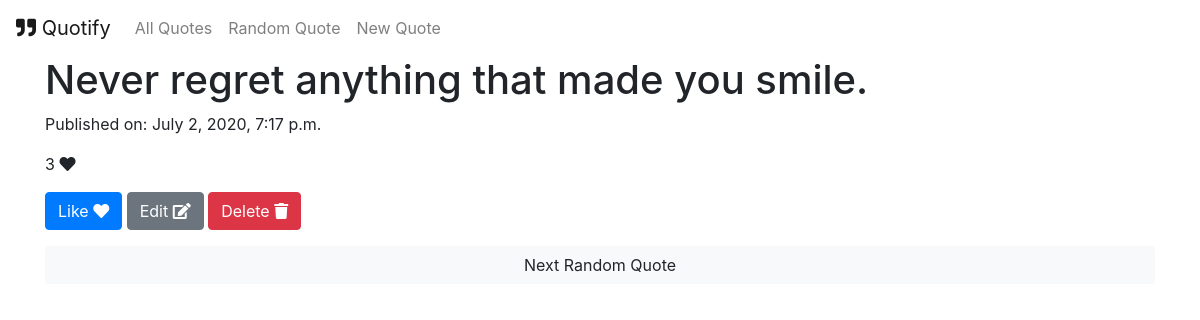
The page /13/ on the database its author committed.
### quotes/models.py (models this page shows, shortened)
class Quote(models.Model):
    quote_text = models.CharField(max_length=1000)
    pub_date = models.DateTimeField('date published', auto_now=True)
    likes = models.IntegerField(default=0)

### quotes/views.py (the view)
# urls.py: path('<int:pk>/', views.DetailView.as_view(), name='detail'),
class DetailView(generic.DetailView):
    model = Quote
    template_name = 'quotes/detail.html'

### quotes/templates/quotes/detail.html (shortened to what this page needs)
{% extends 'quotes/base.html' %}
{% block content %}
    <h1>{{ quote.quote_text }}</h1>
    <p>Published on: {{ quote.pub_date }}</p>
    <p>{{ quote.likes }} <i class="fas fa-heart"></i></p>
    <a class="btn btn-primary" href="{% url 'quotes:like' quote.id %}">Like <i class="fas fa-heart"></i></a>
    <a class="btn btn-secondary" href="{% url 'quotes:edit' quote.id %}">Edit <i class="fas fa-edit"></i></a>
    <a class="btn btn-danger" href="{% url 'quotes:delete' quote.id %}">Delete <i class="fas fa-trash"></i></a>
    <p><a class="btn btn-light btn-block" href="{% url 'quotes:random' %}">Next Random Quote</a></p>
{% endblock %}

### rows shown on the page
Quote: quote_text "Never regret anything that made you smile.", pub_date "July 2, 2020, 7:17 p.m.", likes "3"
